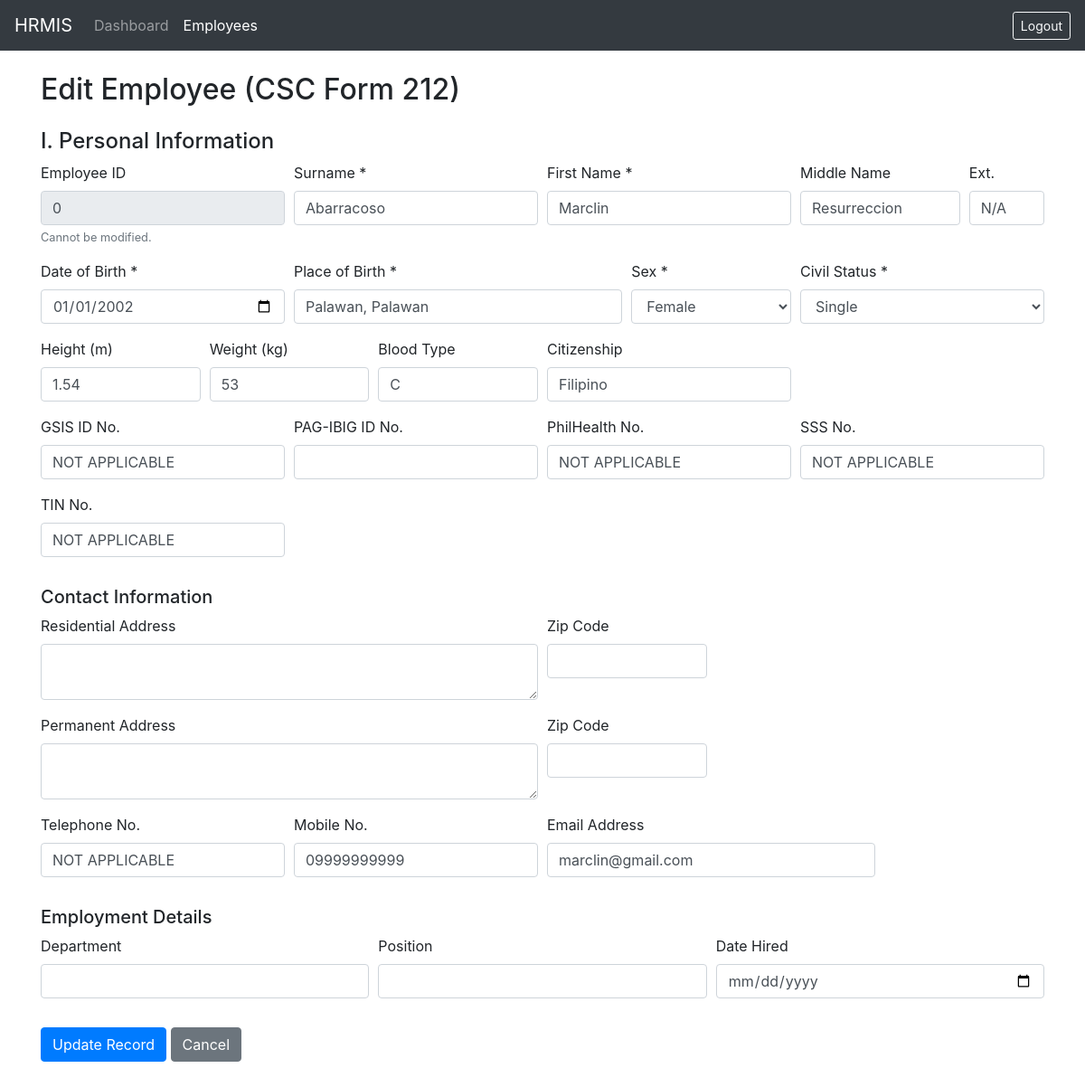
The app's page /views/edit_employee.php?id=24 (signed in) with its own data.
### tables this page shows
CREATE TABLE `employees` (
  `id` int NOT NULL AUTO_INCREMENT,
  `firstname` varchar(100) DEFAULT NULL,
  `middlename` varchar(100) DEFAULT NULL,
  `surname` varchar(100) DEFAULT NULL,
  `name_extension` varchar(5) DEFAULT NULL,
  `date_of_birth` date DEFAULT NULL,
  `birth_city` varchar(45) NOT NULL,
  `birth_province` varchar(45) NOT NULL,
  `birth_country` varchar(45) NOT NULL,
  `sex` varchar(7) NOT NULL,
  `civil_status` varchar(10) NOT NULL,
  `height_in_meter` float NOT NULL,
  `weight_in_kg` float NOT NULL,
  `contactno` varchar(45) NOT NULL,
  `blood_type` varchar(45) NOT NULL,
  `gsis_id` varchar(20) DEFAULT NULL,
  `sss_no` varchar(45) DEFAULT NULL,
  `philhealth_no` varchar(20) DEFAULT NULL,
  `tin_no` varchar(20) DEFAULT NULL,
  `employee_no` int NOT NULL,
  `citizenship` varchar(45) NOT NULL,
  `res_spec_address` varchar(45) DEFAULT NULL,
  `res_street_address` varchar(45) DEFAULT NULL,
  `res_vill_address` varchar(45) DEFAULT NULL,
  `res_barangay_address` varchar(45) NOT NULL,
  `res_city` varchar(45) NOT NULL,
  `res_municipality` varchar(45) NOT NULL,
  `res_province` varchar(45) NOT NULL,
  `res_zipcode` varchar(45) NOT NULL,
  `perm_spec_address` varchar(45) DEFAULT NULL,
  `perm_street_address` varchar(45) DEFAULT NULL,
  `perm_vill_address` varchar(45) DEFAULT NULL,
  `perm_barangay_address` varchar(45) NOT NULL,
  `perm_city` varchar(45) NOT NULL,
  `perm_municipality` varchar(45) NOT NULL,
  `perm_province` varchar(45) NOT NULL,
  `perm_zipcode` varchar(45) NOT NULL,
  `telephone_no` varchar(50) DEFAULT NULL,
  `mobile_no` varchar(50) DEFAULT NULL,
  `email_address` varchar(100) DEFAULT NULL,
  `Q34A` tinyint NOT NULL,
  `Q34B` tinyint NOT NULL,
  `Q34_details` varchar(45) DEFAULT NULL,
  `Q35a` tinyint NOT NULL,
  `Q35b` tinyint NOT NULL,
  `Q35_details` varchar(45) DEFAULT NULL,
  `Q36` varchar(45) NOT NULL,
  `Q36_details` varchar(45) DEFAULT NULL,
  `Q37` tinyint NOT NULL,
  `Q37_details` varchar(45) DEFAULT NULL,
  `Q38a` tinyint NOT NULL,
  `Q38b` tinyint NOT NULL,
  `Q38_details` varchar(45) DEFAULT NULL,
  `Q39a` tinyint NOT NULL,
  `Q39b` tinyint NOT NULL,
  `Q39_details` varchar(45) DEFAULT NULL,
  `Q40a` tinyint NOT NULL,
  `Q40a_details` varchar(45) DEFAULT NULL,
  `Q40b` tinyint NOT NULL,
  `Q40b_details` varchar(45) DEFAULT NULL,
  `Q40c` tinyint NOT NULL,
  `Q40c_details` varchar(45) DEFAULT NULL,
  `place_of_birth` varchar(255) DEFAULT NULL,
  `pagibig_id` varchar(20) DEFAULT NULL,
  `residential_address` text,
  `residential_zip` varchar(10) DEFAULT NULL,
  `permanent_address` text,
  `permanent_zip` varchar(10) DEFAULT NULL,
  `department` varchar(100) DEFAULT NULL,
  `position` varchar(100) DEFAULT NULL,
  `date_hired` date DEFAULT NULL,
  `created_at` timestamp NULL DEFAULT CURRENT_TIMESTAMP,
  PRIMARY KEY (`id`)
);

### classes/Employee.php (called while the page is built, shortened)
<?php
class Employee {
    private $conn;
    private $table_name = "employees";
    public function __construct($db) {
        $this->conn = $db;
    }
    public function readOne($id) {
        $query = "SELECT * FROM " . $this->table_name . " WHERE id = :id LIMIT 1";
        $stmt = $this->conn->prepare($query);
        $stmt->bindParam(':id', $id);
        $stmt->execute();
        return $stmt->fetch(PDO::FETCH_ASSOC);
    }
}
?>

### views/edit_employee.php (the view, shortened to what this page needs)
<?php
require_once '../classes/Employee.php';
$database = new Database();
$db = $database->getConnection();
$id = isset($_GET['id']) ? $_GET['id'] : die('ERROR: Missing ID.');
$employee = new Employee($db);
$row = $employee->readOne($id);
?>
<!DOCTYPE html>
<html>
<head>
    <link rel="stylesheet" href="https://stackpath.bootstrapcdn.com/bootstrap/4.5.2/css/bootstrap.min.css">
</head>
<body>
    <nav class="navbar navbar-expand-lg navbar-dark bg-dark">
        <a class="navbar-brand" href="../dashboard.php">HRMIS</a>
        <div class="collapse navbar-collapse">
            <ul class="navbar-nav mr-auto">
                <li class="nav-item">
                    <a class="nav-link" href="../dashboard.php">Dashboard</a>
                </li>
                <li class="nav-item active">
                    <a class="nav-link" href="list_employees.php">Employees</a>
                </li>
            </ul>
            <a href="../logout.php" class="btn btn-outline-light btn-sm">Logout</a>
        </div>
    </nav>
    <div class="container mt-4 mb-5">
        <h2>Edit Employee (CSC Form 212)</h2>
        <form method="POST">
            <h4 class="mt-4">I. Personal Information</h4>
            <div class="form-row">
                <div class="form-group col-md-3">
                    <label>Employee ID</label>
                    <input type="text" class="form-control" value="<?php echo htmlspecialchars($row['employee_no']); ?>" disabled>
                    <small class="form-text text-muted">Cannot be modified.</small>
                </div>
                <div class="form-group col-md-3">
                    <label>Surname *</label>
                    <input type="text" name="surname" class="form-control" value="<?php echo htmlspecialchars($row['surname']); ?>" required>
                </div>
                <div class="form-group col-md-3">
                    <label>First Name *</label>
                    <input type="text" name="firstname" class="form-control" value="<?php echo htmlspecialchars($row['firstname']); ?>" required>
                </div>
                <div class="form-group col-md-2">
                    <label>Middle Name</label>
                    <input type="text" name="middlename" class="form-control" value="<?php echo htmlspecialchars($row['middlename']); ?>">
                </div>
                <div class="form-group col-md-1">
                    <label>Ext.</label>
                    <input type="text" name="name_extension" class="form-control" value="<?php echo htmlspecialchars($row['name_extension']); ?>">
                </div>
            </div>
            <div class="form-row">
                <div class="form-group col-md-3">
                    <label>Date of Birth *</label>
                    <input type="date" name="date_of_birth" class="form-control" value="<?php echo htmlspecialchars($row['date_of_birth']); ?>" required>
                </div>
                <div class="form-group col-md-4">
                    <label>Place of Birth *</label>
                    <input type="text" name="place_of_birth" class="form-control" value="<?php echo htmlspecialchars($row['place_of_birth']); ?>" required>
                </div>
                <div class="form-group col-md-2">
                    <label>Sex *</label>
                    <select name="sex" class="form-control" required>
                        <option value="Female" <?php echo ($row['sex'] == 'Female') ? 'selected' : ''; ?>>Female</option>
                    </select>
                </div>
                <div class="form-group col-md-3">
                    <label>Civil Status *</label>
                    <select name="civil_status" class="form-control" required>
                        <option value="Single" <?php echo ($row['civil_status'] == 'Single') ? 'selected' : ''; ?>>Single</option>
                    </select>
                </div>
            </div>
            <div class="form-row">
                <div class="form-group col-md-2">
                    <label>Height (m)</label>
                    <input type="number" step="0.01" name="height_in_meter" class="form-control" value="<?php echo htmlspecialchars($row['height_in_meter']); ?>">
                </div>
                <div class="form-group col-md-2">
                    <label>Weight (kg)</label>
                    <input type="number" step="0.01" name="weight_in_kg" class="form-control" value="<?php echo htmlspecialchars($row['weight_in_kg']); ?>">
                </div>
                <div class="form-group col-md-2">
                    <label>Blood Type</label>
                    <input type="text" name="blood_type" class="form-control" value="<?php echo htmlspecialchars($row['blood_type']); ?>">
                </div>
                <div class="form-group col-md-3">
                    <label>Citizenship</label>
                    <input type="text" name="citizenship" class="form-control" value="<?php echo htmlspecialchars($row['citizenship']); ?>">
                </div>
            </div>
            <div class="form-row">
                <div class="form-group col-md-3">
                    <label>GSIS ID No.</label>
                    <input type="text" name="gsis_id" class="form-control" value="<?php echo htmlspecialchars($row['gsis_id']); ?>">
                </div>
                <div class="form-group col-md-3">
                    <label>PAG-IBIG ID No.</label>
                    <input type="text" name="pagibig_id" class="form-control" value="<?php echo htmlspecialchars($row['pagibig_id']); ?>">
                </div>
                <div class="form-group col-md-3">
                    <label>PhilHealth No.</label>
                    <input type="text" name="philhealth_no" class="form-control" value="<?php echo htmlspecialchars($row['philhealth_no']); ?>">
                </div>
                <div class="form-group col-md-3">
                    <label>SSS No.</label>
                    <input type="text" name="sss_no" class="form-control" value="<?php echo htmlspecialchars($row['sss_no']); ?>">
                </div>
                <div class="form-group col-md-3">
                    <label>TIN No.</label>
                    <input type="text" name="tin_no" class="form-control" value="<?php echo htmlspecialchars($row['tin_no']); ?>">
                </div>
            </div>
            <h5 class="mt-3">Contact Information</h5>
            <div class="form-row">
                <div class="form-group col-md-6">
                    <label>Residential Address</label>
                    <textarea name="residential_address" class="form-control" rows="2"><?php echo htmlspecialchars($row['residential_address']); ?></textarea>
                </div>
                <div class="form-group col-md-2">
                    <label>Zip Code</label>
                    <input type="text" name="residential_zip" class="form-control" value="<?php echo htmlspecialchars($row['residential_zip']); ?>">
                </div>
            </div>
            <div class="form-row">
                <div class="form-group col-md-6">
                    <label>Permanent Address</label>
                    <textarea name="permanent_address" class="form-control" rows="2"><?php echo htmlspecialchars($row['permanent_address']); ?></textarea>
                </div>
                <div class="form-group col-md-2">
                    <label>Zip Code</label>
                    <input type="text" name="permanent_zip" class="form-control" value="<?php echo htmlspecialchars($row['permanent_zip']); ?>">
                </div>
            </div>
            <div class="form-row">
                <div class="form-group col-md-3">
                    <label>Telephone No.</label>
                    <input type="text" name="telephone_no" class="form-control" value="<?php echo htmlspecialchars($row['telephone_no']); ?>">
                </div>
                <div class="form-group col-md-3">
                    <label>Mobile No.</label>
                    <input type="text" name="mobile_no" class="form-control" value="<?php echo htmlspecialchars($row['mobile_no']); ?>">
                </div>
                <div class="form-group col-md-4">
                    <label>Email Address</label>
                    <input type="email" name="email_address" class="form-control" value="<?php echo htmlspecialchars($row['email_address']); ?>">
                </div>
            </div>
            <h5 class="mt-3">Employment Details</h5>
            <div class="form-row">
                <div class="form-group col-md-4">
                    <label>Department</label>
                    <input type="text" name="department" class="form-control" value="<?php echo htmlspecialchars($row['department']); ?>">
                </div>
                <div class="form-group col-md-4">
                    <label>Position</label>
                    <input type="text" name="position" class="form-control" value="<?php echo htmlspecialchars($row['position']); ?>">
                </div>
                <div class="form-group col-md-4">
                    <label>Date Hired</label>
                    <input type="date" name="date_hired" class="form-control" value="<?php echo htmlspecialchars($row['date_hired']); ?>">
                </div>
            </div>
            <button type="submit" class="btn btn-primary mt-3">Update Record</button>
            <a href="list_employees.php" class="btn btn-secondary mt-3">Cancel</a>
        </form>
    </div>
</body>
</html>

### records on screen
employees: employee_no "0", surname "Abarracoso", firstname "Marclin", middlename "Resurreccion", name_extension "N/A", date_of_birth "01/01/2002", place_of_birth "Palawan, Palawan", sex "Female", civil_status "Single", height_in_meter "1.54", weight_in_kg "53", blood_type "C", citizenship "Filipino", gsis_id "NOT APPLICABLE", philhealth_no "NOT APPLICABLE", sss_no "NOT APPLICABLE", tin_no "NOT APPLICABLE", telephone_no "NOT APPLICABLE", mobile_no "09999999999", email_address "marclin@gmail.com"
